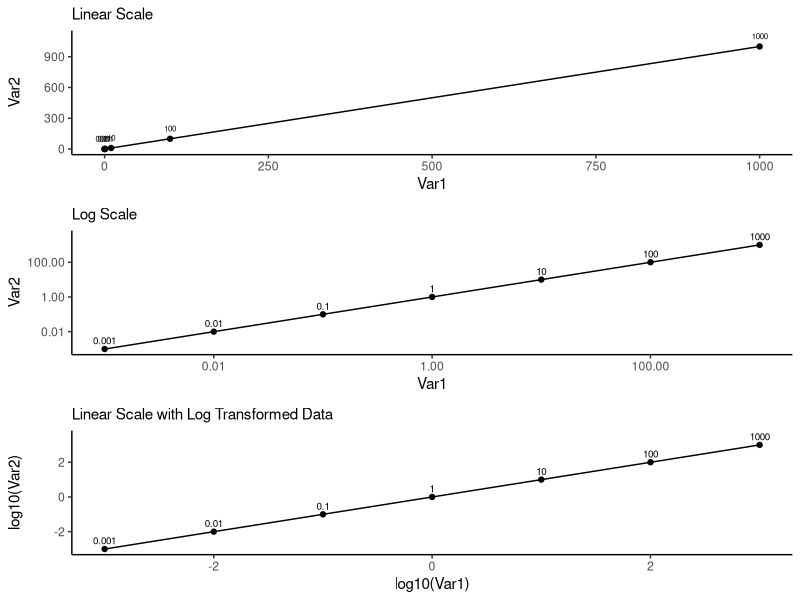
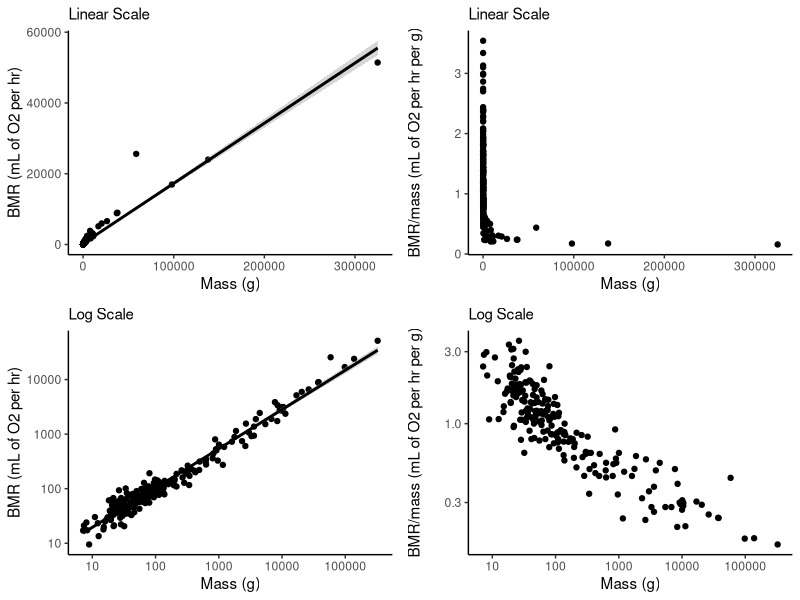

These charts were generated, in order, by the following R code:
## ---- chunk 1
knitr::opts_chunk$set(echo = F, message = F, warning=F, fig.height = 5.25,
                      fig.path = "img/")
## ---- chunk 2
library(tidyverse)
library(cowplot)
library(kableExtra)

options(scipen = 999) 
## ---- chunk 3
df <- read_csv("log.csv") %>%
  as.data.frame()

df %>%
    mutate(logVar1 = log10(Var1),
           logVar2 = log10(Var2)) %>%
  select(Var1, Var2, logVar1, logVar2) 
## ---- chunk 4
a <- ggplot(df, aes(x = Var1, y = Var2)) +
  geom_point() +
  geom_line() +
  geom_text(aes(label = Label), nudge_y = 100, size = 2) +
  theme_classic() +
  labs(subtitle = "Linear Scale") 

b <- ggplot(df, aes(x = Var1, y = Var2)) +
  geom_point() +
  geom_line() +
  geom_text(aes(label = Label), nudge_y = 0.5, size = 2.5) +
  theme_classic() +
  scale_y_log10( ) +
  scale_x_log10( ) +
  labs(subtitle = "Log Scale")

c <- ggplot(df, aes(x = log10(Var1), y = log10(Var2))) +
  geom_point() +
  geom_line() +
  geom_text(aes(label = Label), nudge_y = 0.5, size = 2.5) +
  theme_classic() +
  labs(subtitle = "Linear Scale with Log Transformed Data")

plot_grid(a,b, c, nrow  = 3, align = "hv")


## ---- chunk 5
df2 <- read_csv("mammals.csv") %>%
  drop_na() %>%
  mutate("BMR/Mass" = BMR/Mass) %>%
  as.data.frame()
head(df2)
tail(df2)
## ---- chunk 6

d <- ggplot(df2, aes(x = Mass, y = BMR)) +
    geom_point() +
    geom_smooth(method = "lm", color = "black") +
    theme_classic() +
    labs(x = "Mass (g)", y = "BMR (mL of O2 per hr)",
        subtitle = "Linear Scale") 


e <- ggplot(df2, aes(x = Mass, y = BMR)) +
    geom_point() +
    geom_smooth(method = "lm", color = "black") +
    theme_classic() +
    labs(x = "Mass (g)", y = "BMR (mL of O2 per hr)",
        subtitle = "Log Scale") +
    scale_y_log10( ) +
    scale_x_log10( ) 


f <- ggplot(df2, aes(x = Mass, y = BMR/Mass)) +
    geom_point() +
    theme_classic() +
    labs(x = "Mass (g)", y = "BMR/mass (mL of O2 per hr per g)",
        subtitle = "Linear Scale") 

g <- ggplot(df2, aes(x = Mass, y = BMR/Mass)) +
    geom_point() +
    theme_classic() +
    labs(x = "Mass (g)", y = "BMR/mass (mL of O2 per hr per g)",
        subtitle = "Log Scale") +
    scale_y_log10( ) +
    scale_x_log10( )

plot_grid(d, f, e, g, nrow  = 2, align = "hv")
